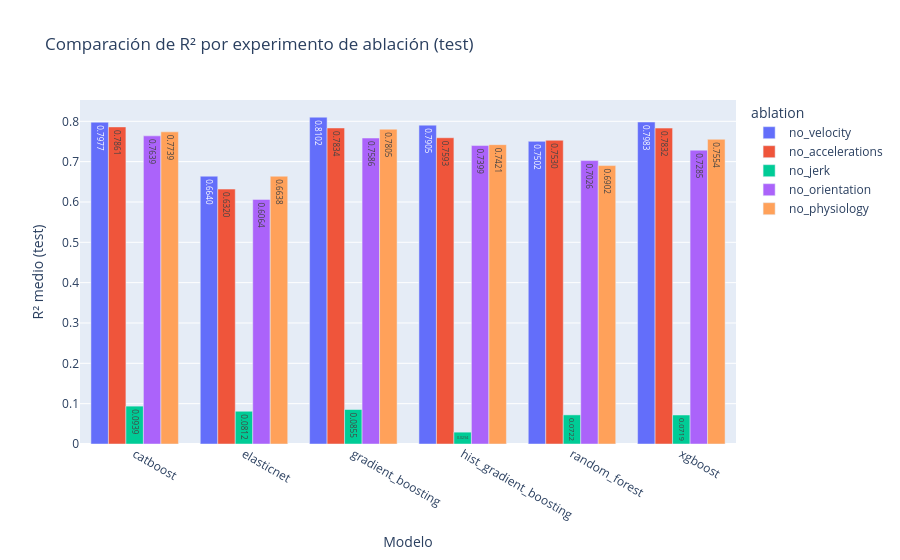

The notebook cell saved with this chart:
### Code cell
fig = px.bar(
    ablation_df[ablation_df['split']=='test'],
    x='model',
    y='r2_mean',
    color='ablation',
    barmode='group',
    title='Comparación de R² por experimento de ablación (test)',
    text_auto='.4f'
)
fig.update_layout(xaxis_title='Modelo', yaxis_title='R² medio (test)')
fig.show()

### Figure 1 — Plotly figure (JSON) as saved in the notebook; plotly's stock layout.template omitted (floating-point values rounded to 4 significant figures)
{"data": [{"alignmentgroup": "True", "hovertemplate": "ablation=no_velocity<br>model=%{x}<br>r2_mean=%{y}<extra></extra>", "legendgroup": "no_velocity", "marker": {"color": "#636efa", "pattern": {"shape": ""}}, "name": "no_velocity", "offsetgroup": "no_velocity", "orientation": "v", "showlegend": true, "textposition": "auto", "texttemplate": "%{y:.4f}", "type": "bar", "x": ["catboost", "elasticnet", "gradient_boosting", "hist_gradient_boosting", "random_forest", "xgboost"], "xaxis": "x", "y": [0.7977, 0.664, 0.8102, 0.7905, 0.7502, 0.7983], "yaxis": "y"}, {"alignmentgroup": "True", "hovertemplate": "ablation=no_accelerations<br>model=%{x}<br>r2_mean=%{y}<extra></extra>", "legendgroup": "no_accelerations", "marker": {"color": "#EF553B", "pattern": {"shape": ""}}, "name": "no_accelerations", "offsetgroup": "no_accelerations", "orientation": "v", "showlegend": true, "textposition": "auto", "texttemplate": "%{y:.4f}", "type": "bar", "x": ["catboost", "elasticnet", "gradient_boosting", "hist_gradient_boosting", "random_forest", "xgboost"], "xaxis": "x", "y": [0.7861, 0.632, 0.7834, 0.7593, 0.753, 0.7832], "yaxis": "y"}, {"alignmentgroup": "True", "hovertemplate": "ablation=no_jerk<br>model=%{x}<br>r2_mean=%{y}<extra></extra>", "legendgroup": "no_jerk", "marker": {"color": "#00cc96", "pattern": {"shape": ""}}, "name": "no_jerk", "offsetgroup": "no_jerk", "orientation": "v", "showlegend": true, "textposition": "auto", "texttemplate": "%{y:.4f}", "type": "bar", "x": ["catboost", "elasticnet", "gradient_boosting", "hist_gradient_boosting", "random_forest", "xgboost"], "xaxis": "x", "y": [0.09389, 0.0812, 0.0855, 0.02938, 0.07216, 0.07188], "yaxis": "y"}, {"alignmentgroup": "True", "hovertemplate": "ablation=no_orientation<br>model=%{x}<br>r2_mean=%{y}<extra></extra>", "legendgroup": "no_orientation", "marker": {"color": "#ab63fa", "pattern": {"shape": ""}}, "name": "no_orientation", "offsetgroup": "no_orientation", "orientation": "v", "showlegend": true, "textposition": "auto", "texttemplate": "%{y:.4f}", "type": "bar", "x": ["catboost", "elasticnet", "gradient_boosting", "hist_gradient_boosting", "random_forest", "xgboost"], "xaxis": "x", "y": [0.7639, 0.6064, 0.7586, 0.7399, 0.7026, 0.7285], "yaxis": "y"}, {"alignmentgroup": "True", "hovertemplate": "ablation=no_physiology<br>model=%{x}<br>r2_mean=%{y}<extra></extra>", "legendgroup": "no_physiology", "marker": {"color": "#FFA15A", "pattern": {"shape": ""}}, "name": "no_physiology", "offsetgroup": "no_physiology", "orientation": "v", "showlegend": true, "textposition": "auto", "texttemplate": "%{y:.4f}", "type": "bar", "x": ["catboost", "elasticnet", "gradient_boosting", "hist_gradient_boosting", "random_forest", "xgboost"], "xaxis": "x", "y": [0.7739, 0.6638, 0.7805, 0.7421, 0.6902, 0.7554], "yaxis": "y"}], "layout": {"barmode": "group", "legend": {"title": {"text": "ablation"}, "tracegroupgap": 0}, "title": {"text": "Comparación de R² por experimento de ablación (test)"}, "xaxis": {"anchor": "y", "domain": [0, 1], "title": {"text": "Modelo"}}, "yaxis": {"anchor": "x", "domain": [0, 1], "title": {"text": "R² medio (test)"}}}}
